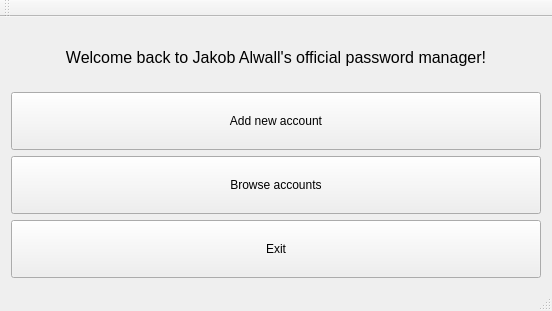
<?xml version="1.0" encoding="UTF-8"?>
<ui version="4.0">
 <class>MainWindow</class>
 <widget class="QMainWindow" name="MainWindow">
  <property name="geometry">
   <rect>
    <x>0</x>
    <y>0</y>
    <width>552</width>
    <height>311</height>
   </rect>
  </property>
  <property name="windowTitle">
   <string>MainWindow</string>
  </property>
  <widget class="QWidget" name="centralWidget">
   <layout class="QVBoxLayout" name="verticalLayout_2">
    <item>
     <widget class="QLabel" name="label">
      <property name="font">
       <font>
        <pointsize>12</pointsize>
       </font>
      </property>
      <property name="text">
       <string>Welcome back to Jakob Alwall's official password manager!</string>
      </property>
      <property name="alignment">
       <set>Qt::AlignCenter</set>
      </property>
     </widget>
    </item>
    <item>
     <widget class="QPushButton" name="pushButton">
      <property name="sizePolicy">
       <sizepolicy hsizetype="Minimum" vsizetype="Preferred">
        <horstretch>0</horstretch>
        <verstretch>0</verstretch>
       </sizepolicy>
      </property>
      <property name="text">
       <string>Add new account</string>
      </property>
     </widget>
    </item>
    <item>
     <widget class="QPushButton" name="pushButton_2">
      <property name="sizePolicy">
       <sizepolicy hsizetype="Minimum" vsizetype="Preferred">
        <horstretch>0</horstretch>
        <verstretch>0</verstretch>
       </sizepolicy>
      </property>
      <property name="text">
       <string>Browse accounts</string>
      </property>
     </widget>
    </item>
    <item>
     <widget class="QPushButton" name="pushButton_3">
      <property name="sizePolicy">
       <sizepolicy hsizetype="Minimum" vsizetype="Preferred">
        <horstretch>0</horstretch>
        <verstretch>0</verstretch>
       </sizepolicy>
      </property>
      <property name="text">
       <string>Exit</string>
      </property>
     </widget>
    </item>
   </layout>
  </widget>
  <widget class="QMenuBar" name="menuBar">
   <property name="geometry">
    <rect>
     <x>0</x>
     <y>0</y>
     <width>552</width>
     <height>19</height>
    </rect>
   </property>
  </widget>
  <widget class="QToolBar" name="mainToolBar">
   <attribute name="toolBarArea">
    <enum>TopToolBarArea</enum>
   </attribute>
   <attribute name="toolBarBreak">
    <bool>false</bool>
   </attribute>
  </widget>
  <widget class="QStatusBar" name="statusBar"/>
 </widget>
 <layoutdefault spacing="6" margin="11"/>
 <resources/>
 <connections>
  <connection>
   <sender>pushButton_3</sender>
   <signal>clicked()</signal>
   <receiver>MainWindow</receiver>
   <slot>close()</slot>
   <hints>
    <hint type="sourcelabel">
     <x>302</x>
     <y>241</y>
    </hint>
    <hint type="destinationlabel">
     <x>393</x>
     <y>329</y>
    </hint>
   </hints>
  </connection>
 </connections>
</ui>
